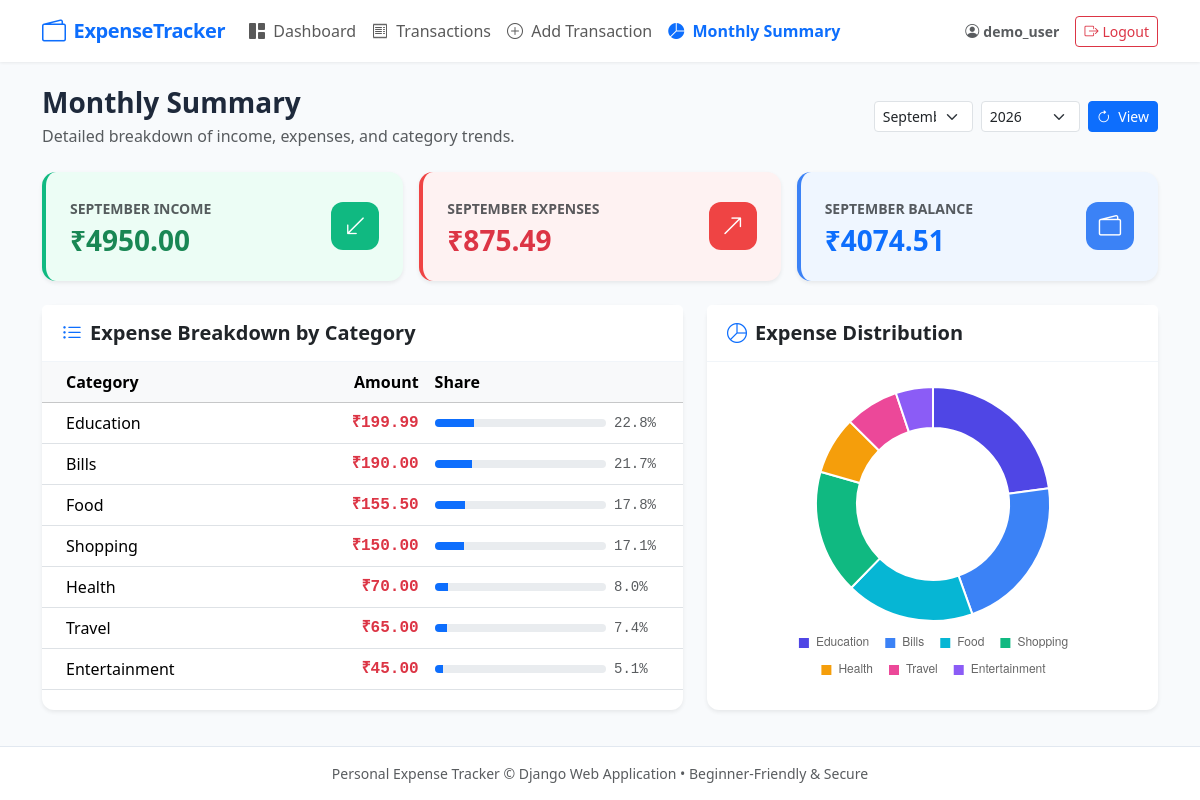
The page /monthly-summary/ (signed in) on the database its author committed.
### expenses/models.py (models this page shows, shortened)
class Transaction(models.Model):
    TRANSACTION_TYPE_CHOICES = [
        ('income', 'Income'),
        ('expense', 'Expense'),
    ]
    CATEGORY_CHOICES = [
        ('Salary', 'Salary'),
        ('Food', 'Food'),
        ('Travel', 'Travel'),
        ('Shopping', 'Shopping'),
        ('Bills', 'Bills'),
        ('Education', 'Education'),
        ('Health', 'Health'),
        ('Entertainment', 'Entertainment'),
        ('Other', 'Other'),
    ]
    user = models.ForeignKey(
        User,
        on_delete=models.CASCADE,
        related_name='transactions',
        help_text='The user who owns this transaction'
    )
    transaction_type = models.CharField(
        max_length=7,
        choices=TRANSACTION_TYPE_CHOICES,
        default='expense',
        help_text='Whether this is an income or expense'
    )
    amount = models.DecimalField(
        max_digits=10,
        decimal_places=2,
        validators=[MinValueValidator(Decimal('0.01'), message='Amount must be greater than zero.')],
        help_text='Positive numeric amount (e.g. 25.50)'
    )
    category = models.CharField(
        max_length=30,
        choices=CATEGORY_CHOICES,
        default='Other',
        help_text='Transaction category'
    )
    date = models.DateField(
        default=timezone.now,
        help_text='Date when the transaction occurred'
    )
    description = models.CharField(
        max_length=255,
        blank=True,
        help_text='Optional brief description or note'
    )
    created_at = models.DateTimeField(
        auto_now_add=True,
        help_text='Record creation timestamp'
    )
    class Meta:
        ordering = ['-date', '-created_at']
        verbose_name = 'Transaction'
        verbose_name_plural = 'Transactions'

### expenses/views.py (the view)
# urls.py: path('monthly-summary/', views.monthly_summary_view, name='monthly_summary'),
@login_required
def monthly_summary_view(request):
    today = timezone.localdate() if hasattr(timezone, 'localdate') else timezone.now().date()
    try:
        selected_year = int(request.GET.get('year', today.year))
    except (ValueError, TypeError):
        selected_year = today.year
    try:
        selected_month = int(request.GET.get('month', today.month))
        if selected_month < 1 or selected_month > 12:
            selected_month = today.month
    except (ValueError, TypeError):
        selected_month = today.month
    monthly_txs = Transaction.objects.filter(
        user=request.user,
        date__year=selected_year,
        date__month=selected_month
    )
    income_sum = monthly_txs.filter(transaction_type='income').aggregate(total=Sum('amount'))['total'] or Decimal('0.00')
    expense_sum = monthly_txs.filter(transaction_type='expense').aggregate(total=Sum('amount'))['total'] or Decimal('0.00')
    balance = income_sum - expense_sum
    category_breakdown = (
        monthly_txs.filter(transaction_type='expense')
        .values('category')
        .annotate(total=Sum('amount'))
        .order_by('-total')
    )
    chart_labels = [item['category'] for item in category_breakdown]
    chart_data = [float(item['total']) for item in category_breakdown]
    breakdown_list = []
    for item in category_breakdown:
        cat_total = item['total']
        pct = (cat_total / expense_sum * 100) if expense_sum > 0 else Decimal('0.0')
        breakdown_list.append({
            'category': item['category'],
            'total': cat_total,
            'percentage': round(pct, 1),
        })
    month_choices = [
        (1, 'January'), (2, 'February'), (3, 'March'), (4, 'April'),
        (5, 'May'), (6, 'June'), (7, 'July'), (8, 'August'),
        (9, 'September'), (10, 'October'), (11, 'November'), (12, 'December')
    ]
    year_choices = list(range(today.year - 3, today.year + 4))
    selected_month_name = dict(month_choices).get(selected_month, 'Unknown')
    context = {
        'selected_year': selected_year,
        'selected_month': selected_month,
        'selected_month_name': selected_month_name,
        'month_choices': month_choices,
        'year_choices': year_choices,
        'income_sum': income_sum,
        'expense_sum': expense_sum,
        'balance': balance,
        'breakdown_list': breakdown_list,
        'chart_labels_json': json.dumps(chart_labels),
        'chart_data_json': json.dumps(chart_data),
        'has_expenses': len(chart_data) > 0,
    }
    return render(request, 'expenses/monthly_summary.html', context)

### templates/expenses/monthly_summary.html (shortened to what this page needs)
{% extends 'base.html' %}
{% block content %}
<div class="d-flex flex-column flex-md-row justify-content-between align-items-md-center mb-4 gap-2">
  <div>
    <h2 class="h3 fw-bold mb-1">Monthly Summary</h2>
    <p class="text-muted mb-0">Detailed breakdown of income, expenses, and category trends.</p>
  </div>
  <form method="get" class="d-flex align-items-center gap-2">
    <select name="month" class="form-select form-select-sm" aria-label="Select Month">
      {% for m_num, m_name in month_choices %}
        <option value="{{ m_num }}" {% if m_num == selected_month %}selected{% endif %}>
          {{ m_name }}
        </option>
      {% endfor %}
    </select>
    <select name="year" class="form-select form-select-sm" aria-label="Select Year">
      {% for y in year_choices %}
        <option value="{{ y }}" {% if y == selected_year %}selected{% endif %}>
          {{ y }}
        </option>
      {% endfor %}
    </select>
    <button type="submit" class="btn btn-sm btn-primary text-nowrap">
      <i class="bi bi-arrow-clockwise me-1"></i> View
    </button>
  </form>
</div>
<div class="row g-3 mb-4">
  <div class="col-12 col-md-4">
    <div class="card stat-card income-card shadow-sm h-100">
      <div class="card-body d-flex align-items-center justify-content-between">
        <div>
          <span class="text-muted small text-uppercase fw-semibold">{{ selected_month_name }} Income</span>
          <h3 class="fw-bold text-success mt-1 mb-0">₹{{ income_sum|floatformat:2 }}</h3>
        </div>
        <div class="stat-icon">
          <i class="bi bi-arrow-down-left"></i>
        </div>
      </div>
    </div>
  </div>
  <div class="col-12 col-md-4">
    <div class="card stat-card expense-card shadow-sm h-100">
      <div class="card-body d-flex align-items-center justify-content-between">
        <div>
          <span class="text-muted small text-uppercase fw-semibold">{{ selected_month_name }} Expenses</span>
          <h3 class="fw-bold text-danger mt-1 mb-0">₹{{ expense_sum|floatformat:2 }}</h3>
        </div>
        <div class="stat-icon">
          <i class="bi bi-arrow-up-right"></i>
        </div>
      </div>
    </div>
  </div>
  <div class="col-12 col-md-4">
    <div class="card stat-card balance-card shadow-sm h-100">
      <div class="card-body d-flex align-items-center justify-content-between">
        <div>
          <span class="text-muted small text-uppercase fw-semibold">{{ selected_month_name }} Balance</span>
          <h3 class="fw-bold {% if balance >= 0 %}text-primary{% else %}text-danger{% endif %} mt-1 mb-0">
            ₹{{ balance|floatformat:2 }}
          </h3>
        </div>
        <div class="stat-icon">
          <i class="bi bi-wallet2"></i>
        </div>
      </div>
    </div>
  </div>
</div>
<div class="row g-4">
  <div class="col-12 col-lg-7">
    <div class="card app-card shadow-sm h-100">
      <div class="card-header bg-white py-3">
        <h5 class="mb-0 fw-bold">
          <i class="bi bi-list-ul text-primary me-2"></i>Expense Breakdown by Category
        </h5>
      </div>
      <div class="card-body p-0">
        {% if breakdown_list %}
          <div class="table-responsive">
            <table class="table align-middle mb-0">
              <thead class="table-light">
                <tr>
                  <th scope="col" class="ps-4">Category</th>
                  <th scope="col" class="text-end">Amount</th>
                  <th scope="col" class="pe-4" style="width: 40%;">Share</th>
                </tr>
              </thead>
              <tbody>
                {% for item in breakdown_list %}
                  <tr>
                    <td class="ps-4 fw-medium">{{ item.category }}</td>
                    <td class="text-end font-monospace fw-semibold text-danger">
                      ₹{{ item.total|floatformat:2 }}
                    </td>
                    <td class="pe-4">
                      <div class="d-flex align-items-center gap-2">
                        <div class="progress flex-grow-1" style="height: 8px;">
                          <div class="progress-bar bg-primary" role="progressbar" style="width: {{ item.percentage }}%;" aria-valuenow="{{ item.percentage }}" aria-valuemin="0" aria-valuemax="100"></div>
                        </div>
                        <span class="small text-muted font-monospace" style="min-width: 45px;">{{ item.percentage }}%</span>
                      </div>
                    </td>
                  </tr>
                {% endfor %}
              </tbody>
            </table>
          </div>
        {% endif %}
      </div>
    </div>
  </div>
  <div class="col-12 col-lg-5">
    <div class="card app-card shadow-sm h-100">
      <div class="card-header bg-white py-3">
        <h5 class="mb-0 fw-bold">
          <i class="bi bi-pie-chart text-primary me-2"></i>Expense Distribution
        </h5>
      </div>
      <div class="card-body d-flex flex-column align-items-center justify-content-center p-4">
        {% if has_expenses %}
          <div style="position: relative; width: 100%; max-width: 320px; height: 300px;">
            <canvas id="categoryExpenseChart"></canvas>
          </div>
        {% else %}
          <div class="text-center py-5 text-muted">
            <i class="bi bi-pie-chart display-5 mb-2 d-block"></i>
            <p class="small mb-0">No chart data available for {{ selected_month_name }} {{ selected_year }}</p>
          </div>
        {% endif %}
      </div>
    </div>
  </div>
</div>
{% endblock %}
{% block extra_js %}
{% if has_expenses %}
<script>
  document.addEventListener('DOMContentLoaded', function() {
    const labels = {{ chart_labels_json|safe }};
    const data = {{ chart_data_json|safe }};
    // Aesthetic palette matching modern design
    const colorPalette = [
      '#4f46e5', '#3b82f6', '#06b6d4', '#10b981',
      '#f59e0b', '#ec4899', '#8b5cf6', '#64748b', '#ef4444'
    ];
    const ctx = document.getElementById('categoryExpenseChart').getContext('2d');
    new Chart(ctx, {
      type: 'doughnut',
      data: {
        labels: labels,
        datasets: [{
          data: data,
          backgroundColor: colorPalette.slice(0, labels.length),
          borderWidth: 2,
          borderColor: '#ffffff',
          hoverOffset: 6
        }]
      },
      options: {
        responsive: true,
        maintainAspectRatio: false,
        plugins: {
          legend: {
            position: 'bottom',
            labels: {
              boxWidth: 12,
              padding: 15,
              font: {
                size: 12
              }
            }
          },
          tooltip: {
            callbacks: {
              label: function(context) {
                const label = context.label || '';
                const value = context.parsed || 0;
                return ' ' + label + ': ₹' + value.toFixed(2);
              }
            }
          }
        },
        cutout: '65%'
      }
    });
  });
</script>
{% endif %}
{% endblock %}

### templates/base.html (shortened to what this page needs)
{% load static %}
<!DOCTYPE html>
<html lang="en">
<head>
  <link href="https://cdn.jsdelivr.net/npm/bootstrap@5.3.3/dist/css/bootstrap.min.css" rel="stylesheet">
  <link href="https://cdn.jsdelivr.net/npm/bootstrap-icons@1.11.3/font/bootstrap-icons.min.css" rel="stylesheet">
  <link rel="stylesheet" href="{% static 'css/style.css' %}">
</head>
<body>
  <nav class="navbar navbar-expand-lg navbar-light navbar-custom sticky-top">
    <div class="container">
      <a class="navbar-brand text-primary d-flex align-items-center gap-2" href="{% if user.is_authenticated %}{% url 'dashboard' %}{% else %}{% url 'login' %}{% endif %}">
        <i class="bi bi-wallet2 fs-4 text-primary"></i>
        <span>ExpenseTracker</span>
      </a>
      <div class="collapse navbar-collapse" id="navbarMain">
        {% if user.is_authenticated %}
          <ul class="navbar-nav me-auto mb-2 mb-lg-0">
            <li class="nav-item">
              <a class="nav-link {% if request.resolver_match.url_name == 'dashboard' or request.resolver_match.url_name == 'home' %}active fw-semibold text-primary{% endif %}" href="{% url 'dashboard' %}">
                <i class="bi bi-grid-1x2-fill me-1"></i> Dashboard
              </a>
            </li>
            <li class="nav-item">
              <a class="nav-link {% if request.resolver_match.url_name == 'transaction_list' %}active fw-semibold text-primary{% endif %}" href="{% url 'transaction_list' %}">
                <i class="bi bi-receipt me-1"></i> Transactions
              </a>
            </li>
            <li class="nav-item">
              <a class="nav-link {% if request.resolver_match.url_name == 'transaction_add' %}active fw-semibold text-primary{% endif %}" href="{% url 'transaction_add' %}">
                <i class="bi bi-plus-circle me-1"></i> Add Transaction
              </a>
            </li>
            <li class="nav-item">
              <a class="nav-link {% if request.resolver_match.url_name == 'monthly_summary' %}active fw-semibold text-primary{% endif %}" href="{% url 'monthly_summary' %}">
                <i class="bi bi-pie-chart-fill me-1"></i> Monthly Summary
              </a>
            </li>
          </ul>
          <div class="d-flex align-items-center gap-3">
            <span class="text-muted small">
              <i class="bi bi-person-circle me-1"></i><strong>{{ user.username }}</strong>
            </span>
            <a href="{% url 'logout' %}" class="btn btn-sm btn-outline-danger d-flex align-items-center gap-1">
              <i class="bi bi-box-arrow-right"></i> Logout
            </a>
          </div>
        {% endif %}
      </div>
    </div>
  </nav>
  <main class="py-4">
    <div class="container">
      {% block content %}{% endblock %}
    </div>
  </main>
  <footer class="py-3 text-center text-muted small">
    <div class="container">
      <span>Personal Expense Tracker &copy; Django Web Application &bull; Beginner-Friendly & Secure</span>
    </div>
  </footer>
  {% block extra_js %}{% endblock %}
</body>
</html>

### static/css/style.css (style rules this page uses)
:root { --primary-gradient: linear-gradient(135deg, #4f46e5 0%, #3b82f6 100%); --success-gradient: linear-gradient(135deg, #10b981 0%, #059669 100%); --danger-gradient: linear-gradient(135deg, #ef4444 0%, #dc2626 100%); --warning-gradient: linear-gradient(135deg, #f59e0b 0%, #d97706 100%); --surface-color: #ffffff; --bg-color: #f8fafc; }
body { background-color: var(--bg-color); font-family: system-ui, -apple-system, "Segoe UI", Roboto, Helvetica, Arial, sans-serif; color: #1e293b; min-height: 100vh; display: flex; flex-direction: column; }
main { flex: 1 0 auto; }
.navbar-custom { background: #ffffff; box-shadow: 0 1px 3px 0 rgba(0, 0, 0, 0.07); }
.navbar-brand { font-weight: 700; letter-spacing: -0.02em; }
.stat-card { border: none; border-radius: 14px; transition: transform 0.2s ease, box-shadow 0.2s ease; overflow: hidden; }
.stat-card .card-body { padding: 1.5rem; }
.stat-card .stat-icon { width: 48px; height: 48px; border-radius: 12px; display: flex; align-items: center; justify-content: center; font-size: 1.4rem; }
.stat-card.income-card { background: #ecfdf5; border-left: 4px solid #10b981; }
.stat-card.income-card .stat-icon { background: #10b981; color: #ffffff; }
.stat-card.expense-card { background: #fef2f2; border-left: 4px solid #ef4444; }
.stat-card.expense-card .stat-icon { background: #ef4444; color: #ffffff; }
.stat-card.balance-card { background: #eff6ff; border-left: 4px solid #3b82f6; }
.stat-card.balance-card .stat-icon { background: #3b82f6; color: #ffffff; }
.app-card { border: none; border-radius: 12px; box-shadow: 0 1px 3px rgba(0,0,0,0.05), 0 1px 2px rgba(0,0,0,0.03); background: #ffffff; }
.app-card .card-header { background-color: transparent; border-bottom: 1px solid #f1f5f9; padding: 1rem 1.25rem; font-weight: 600; }
footer { margin-top: auto; background: #ffffff; border-top: 1px solid #e2e8f0; }

### rows shown on the page
Transaction: category "Education", total "199.99", percentage "22.8"
Transaction: category "Health", total "70.00", percentage "8.0"
Transaction: category "Travel", total "65.00", percentage "7.4"
Transaction: category "Entertainment", total "45.00", percentage "5.1"

### other values the page prints
{{ user.username }} "demo_user"
{{ selected_month_name }} "SEPTEMBER"
{{ income_sum|floatformat:2 }} "4950.00"
{{ expense_sum|floatformat:2 }} "875.49"
{{ balance|floatformat:2 }} "4074.51"
{{ item.category }} "Bills" "Food" "Shopping"
{{ item.total|floatformat:2 }} "190.00" "155.50" "150.00"
{{ item.percentage }} "21.7" "17.8" "17.1"
form field month "September"
form field year "2026"
chart data {{ chart_labels_json|safe }} ["Education", "Bills", "Food", "Shopping", "Health", "Travel", "Entertainment"]
chart data {{ chart_data_json|safe }} [199.99, 190.0, 155.5, 150.0, 70.0, 65.0, 45.0]
